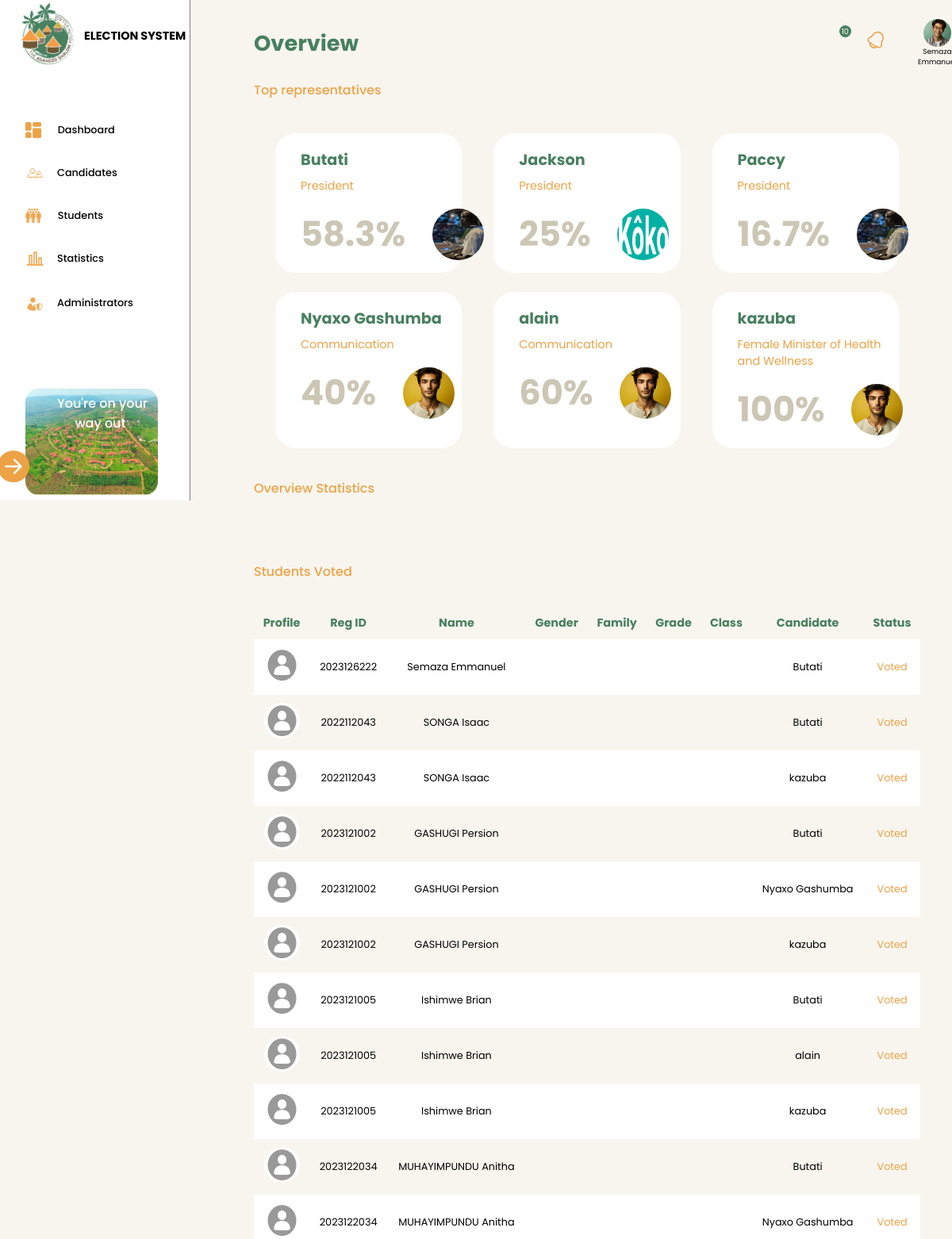
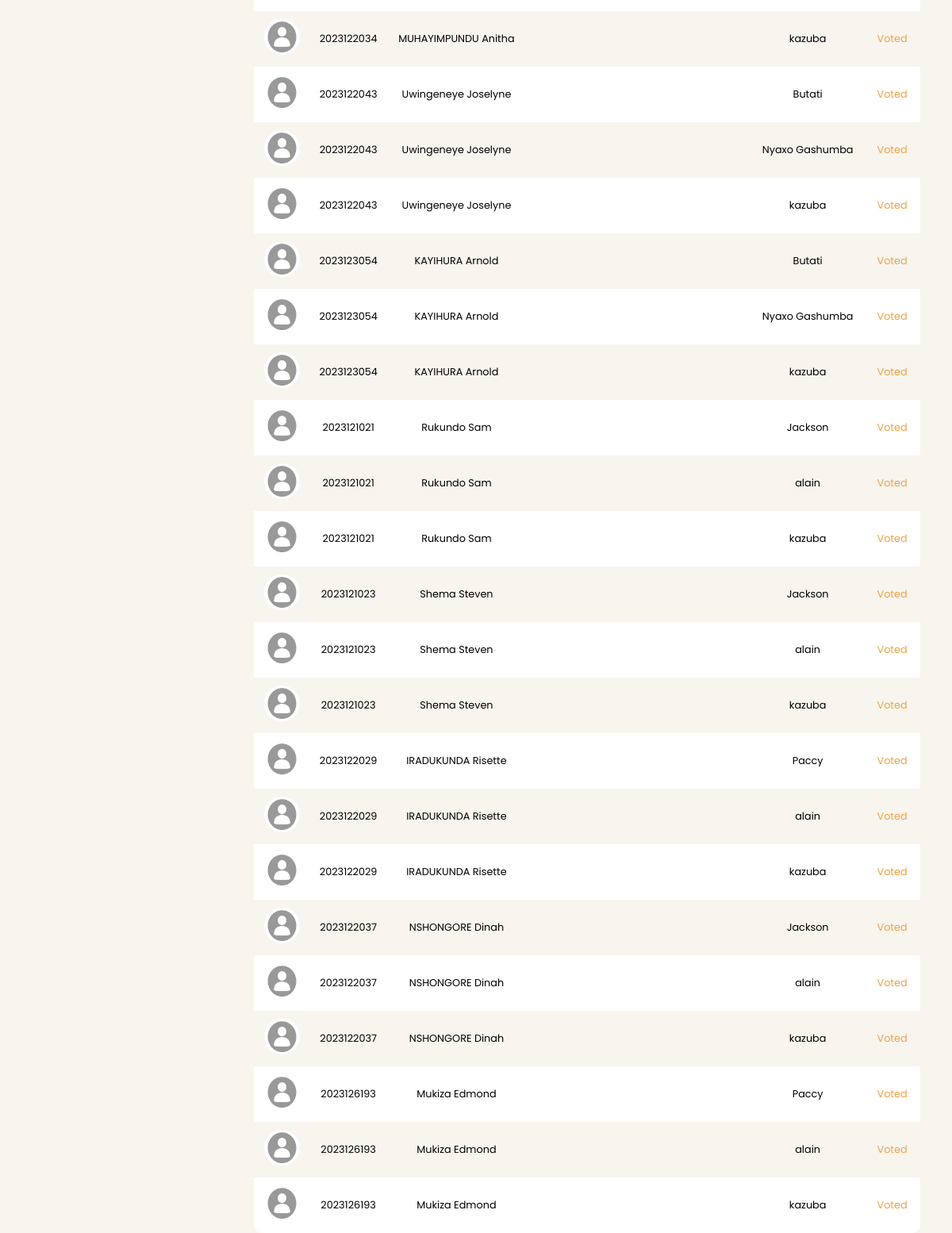
Before: /adminDashboard.php (signed in) with the older database file (2 pictures, top to bottom).
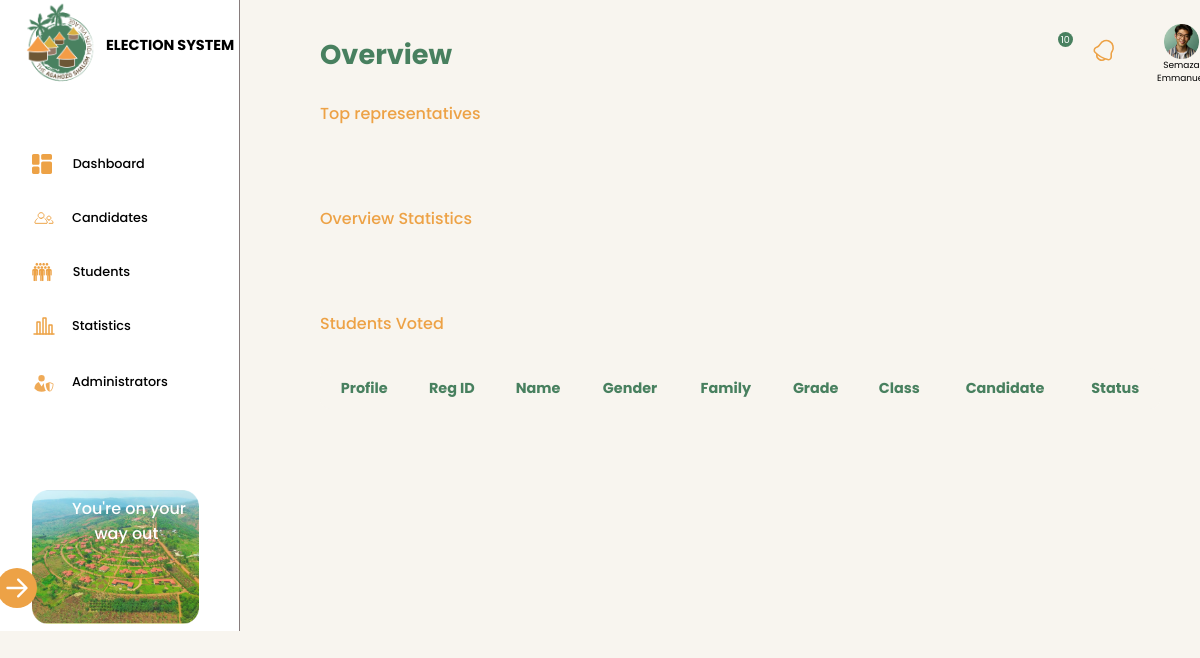
After: the same page with the newer database file.
### tables this page shows
CREATE TABLE `candidate` (
  `CandidateId` int(11) NOT NULL,
  `Name` varchar(255) NOT NULL,
  `Bio` varchar(255) NOT NULL,
  `Manifesto` varchar(255) NOT NULL,
  `PositionId` int(11) NOT NULL,
  `candimages` varchar(255) NOT NULL
);

CREATE TABLE `positions` (
  `positionId` int(11) NOT NULL,
  `Name` varchar(255) DEFAULT NULL
);

CREATE TABLE `users` (
  `UserId` int(11) NOT NULL,
  `Name` varchar(255) DEFAULT NULL,
  `Password` varchar(255) NOT NULL,
  `Gender` varchar(255) NOT NULL,
  `Family` varchar(100) NOT NULL,
  `Class` varchar(255) NOT NULL,
  `Grade` varchar(255) NOT NULL,
  `level` int(255) NOT NULL
);

### adminDashboard.php (the view, shortened to what the changed rows need)
<!DOCTYPE html>
<html lang="en">
<head>
    <link rel="stylesheet" href="dashboard.css">
</head>
<body>
    <section class="mainContainer">
        <div class="navigationBar" style="border-right: 1.5px solid rgb(134 124 124);">
            <div class="logoDiv">
                <h2>ELECTION SYSTEM</h2>
            </div>
        </div>
        <div class="heroSection">
            <div class="rightNavBar">
                <h1 style="font-family: 'Poppins', sans-serif; font-weight: 700; font-style: normal; color: #48805F; font-size: 1.7rem;">Overview</h1>
            </div>
            <div class="repCarts">
            <?php
include('adminConn.php');
$rep="SELECT * FROM `candidate` ORDER BY PositionId ASC";
$rep0 = mysqli_query($conn,$rep);
$count = 0;
while ($r=mysqli_fetch_assoc($rep0)) {
    $CandidateId=$r['CandidateId'];
    $PositionId=$r['PositionId'];
    $v="SELECT * FROM votes WHERE `CandidateId`=$CandidateId";
    $t="SELECT `Name` FROM `positions` WHERE positionId=$PositionId";
    $t0=mysqli_query($conn,$t);
    $t1=mysqli_fetch_assoc($t0);
    $tv="SELECT * FROM votes WHERE PositionId=$PositionId";
    $tv0=mysqli_query($conn,$tv);
    $a=mysqli_query($conn,$v);
    $res=mysqli_fetch_assoc($a);
    if($res){
        $n_votes=mysqli_num_rows($a);
        $to_votes=mysqli_num_rows($tv0);
        $round=round((($n_votes/$to_votes)*100),1);
        $percentage =$round;
        echo "
        <div class=\"cart\">
            <h2 style='font-family: \"Poppins\", sans-serif; font-weight: 700; font-style: normal; color: #48805F; font-size: 1.2rem;'>{$r['Name']}</h2>
            <p style='font-size: 0.9em; color: #EDA246; margin-top: -0.6rem;'>{$t1['Name']}</p>
            <div class=\"perProf\">
                <h1 style='font-size: 2.7rem; color: #CCC6B4;'>$percentage%</h1>
                <img src=\"./Assets/candimages/{$r['candimages']}\" alt='profile pic' height='65px' width= '65px; margin-right='0.8rem' style=\"border-radius: 50%;\">
            </div>
        </div><br>";
        $count++;
        if ($count >= 6) {
            break;
        }
    }
}
?>
            </div>
            <div class="table-container">
                <table>
                    <thead>
                        <tr>
                            <th>Profile</th>
                            <th>Reg ID</th>
                            <th>Name</th>
                            <th>Gender</th>
                            <th>Family</th>
                            <th>Grade</th>
                            <th>Class</th>
                            <th>Candidate</th>
                            <th>Status</th>
                        </tr>
                    </thead>
                    <tbody>
                    <?php
include('adminConn.php');
$disq = "SELECT users.Name as 'VOTER NAME', users.UserId as 'REG NO', users.Gender as 'Gender', users.Family as 'Family', users.Grade as 'Grade', users.Class as 'Class', candidate.Name as 'Candidaten'
        FROM users
        INNER JOIN votes ON votes.UserId = users.UserId
        INNER JOIN candidate ON candidate.CandidateId = votes.CandidateId";
$recorquery = mysqli_query($conn, $disq);
while ($disp8 = mysqli_fetch_assoc($recorquery)) {
    echo "
    <tr>
        <td><img src='./Assets/img.png' alt='' style='height: 45px; width: 45px; border-radius: 50%;'></td>
        <td>" . $disp8['REG NO'] . "</td>
        <td>" . $disp8['VOTER NAME'] . "</td>
        <td>" . $disp8['Gender'] . "</td>
        <td>" . $disp8['Family'] . "</td>
        <td>" . $disp8['Grade'] . "</td>
        <td>" . $disp8['Class'] . "</td>
        <td>" . $disp8['Candidaten'] . "</td>
        <td style='color: #EDA246;'>Voted</td>
    </tr>
    ";
}
?>
                    </tbody>
                </table>
            </div>
        </div>
    </section>
</body>
</html>

Changed rows visible on the page:
removed candidate: Name "Butati", PositionId.Name "President", percentage "58.3", candimages (picture)
removed candidate: Name "Jackson", PositionId.Name "President", percentage "25", candimages (picture)
removed candidate: Name "Paccy", PositionId.Name "President", percentage "16.7", candimages (picture)
removed candidate: Name "Nyaxo Gashumba", PositionId.Name "Communication", percentage "40", candimages (picture)
removed candidate: Name "alain", PositionId.Name "Communication", percentage "60", candimages (picture)
removed candidate: Name "kazuba", PositionId.Name "Female Minister of Health and Wellness", percentage "100", candimages (picture)
no longer on this page (row unchanged): users: UserId "2023126222", Name "Semaza Emmanuel", candidate.Name "Butati"
no longer on this page (row unchanged): users: UserId "2022112043", Name "SONGA Isaac", candidate.Name "Butati", candidate.Name "kazuba"
no longer on this page (row unchanged): users: UserId "2023121002", Name "GASHUGI Persion", candidate.Name "Butati", candidate.Name "Nyaxo Gashumba", candidate.Name "kazuba"
no longer on this page (row unchanged): users: UserId "2023121005", Name "Ishimwe Brian", candidate.Name "Butati", candidate.Name "alain", candidate.Name "kazuba"
no longer on this page (row unchanged): users: UserId "2023122034", Name "MUHAYIMPUNDU Anitha", candidate.Name "Butati", candidate.Name "Nyaxo Gashumba", candidate.Name "kazuba"
no longer on this page (row unchanged): users: UserId "2023122043", Name "Uwingeneye Joselyne", candidate.Name "Butati", candidate.Name "Nyaxo Gashumba", candidate.Name "kazuba"
no longer on this page (row unchanged): users: UserId "2023123054", Name "KAYIHURA Arnold", candidate.Name "Butati", candidate.Name "Nyaxo Gashumba", candidate.Name "kazuba"
no longer on this page (row unchanged): users: UserId "2023121021", Name "Rukundo Sam", candidate.Name "Jackson", candidate.Name "alain", candidate.Name "kazuba"
no longer on this page (row unchanged): users: UserId "2023121023", Name "Shema Steven", candidate.Name "Jackson", candidate.Name "alain", candidate.Name "kazuba"
no longer on this page (row unchanged): users: UserId "2023122029", Name "IRADUKUNDA Risette", candidate.Name "Paccy", candidate.Name "alain", candidate.Name "kazuba"
no longer on this page (row unchanged): users: UserId "2023122037", Name "NSHONGORE Dinah", candidate.Name "Jackson", candidate.Name "alain", candidate.Name "kazuba"
no longer on this page (row unchanged): users: UserId "2023126193", Name "Mukiza Edmond", candidate.Name "Paccy", candidate.Name "alain", candidate.Name "kazuba"
